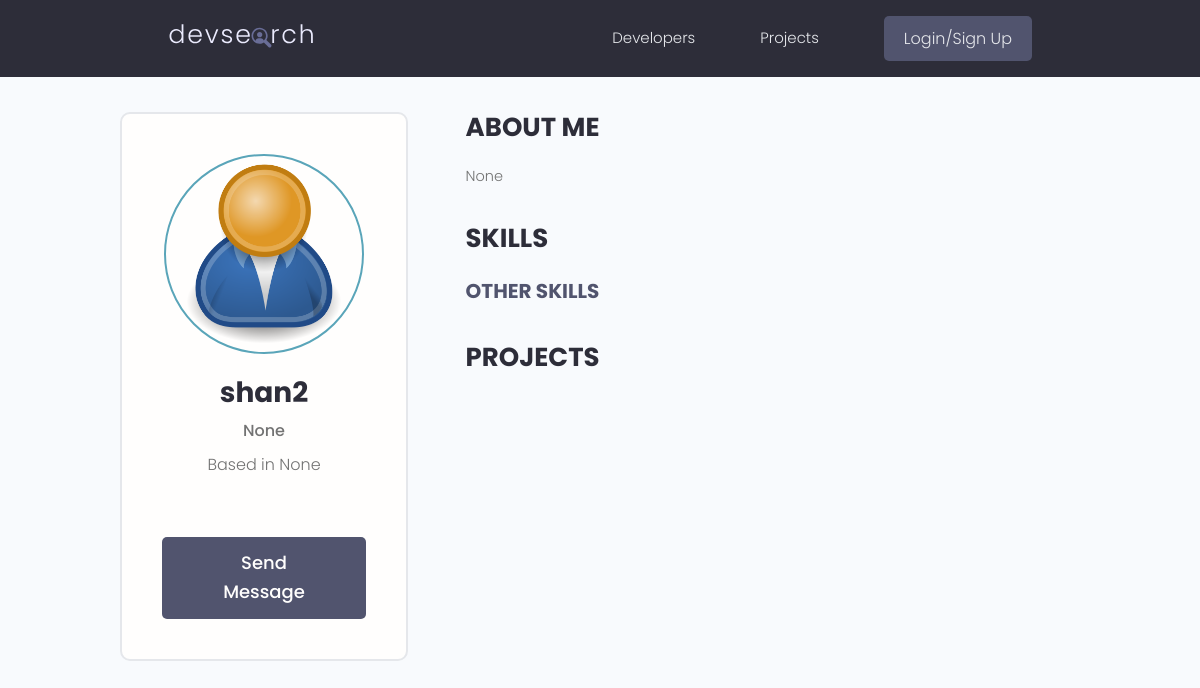
The app's page /profile/50487953-6a97-45b1-b3c8-b5f937f3de78/, older data.
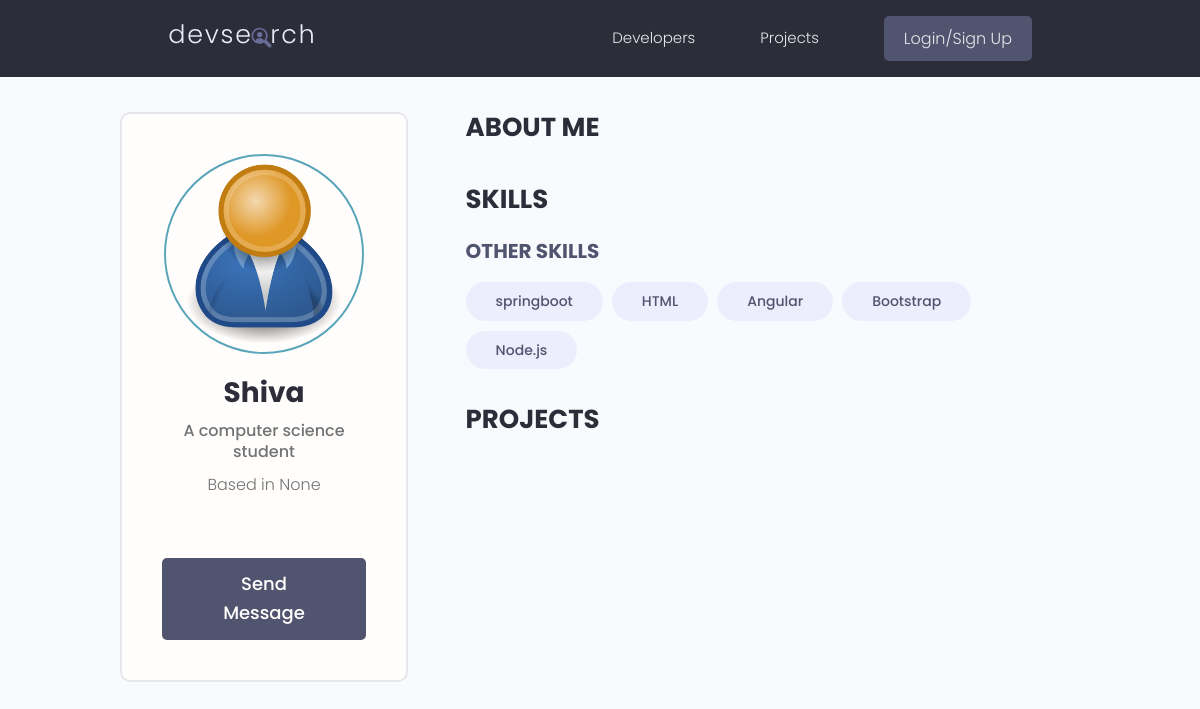
The same page, newer data.
### users/models.py (models this page shows, shortened)
class Profile(models.Model):
    user = models.OneToOneField(User,on_delete=models.CASCADE, null=True, blank=True)
    name =  models.CharField(max_length=200, null=True, blank=True)
    username =  models.CharField(max_length=200, null=True, blank=True)
    email = models.EmailField(max_length=200, null=True, blank=True)
    location =  models.CharField(max_length=200, null=True, blank=True)
    short_intro = models.CharField(max_length=200, null=True, blank=True)
    bio = models.TextField(null=True, blank=True)
    profile_image = models.ImageField(null=True, blank=True,upload_to='profiles/',default='profiles/user-default.png')
    social_github = models.CharField(max_length=200, null=True, blank=True)
    social_twitter = models.CharField(max_length=200, null=True, blank=True)
    social_linkedin = models.CharField(max_length=200, null=True, blank=True)
    social_youtube = models.CharField(max_length=200, null=True, blank=True)
    social_website = models.CharField(max_length=200, null=True, blank=True)
    created = models.DateTimeField(auto_now_add=True)
    id = models.UUIDField(default=uuid.uuid4,unique=True,primary_key=True,editable=False)
    class Meta:
        ordering = ['created']
    @property
    def imageurl(self):
        try:    url = self.profile_image.url
        except: url = ''
        return url
    class Meta:
        ordering = ['created']      #desc: ['-created']

class Skill(models.Model):
    owner = models.ForeignKey(Profile,on_delete=models.CASCADE, null=True,blank=True)
    name = models.CharField(max_length=200,null=True,blank=True)
    description = models.TextField(null=True,blank=True)
    created = models.DateTimeField(auto_now_add=True)
    id = models.UUIDField(default=uuid.uuid4,unique=True,primary_key=True,editable=False)
    def __str__(self):
        return str(self.name)

### users/views.py (the view)
# urls.py: path('profile/<str:val>/',views.getprofile,name='profile'),
def getprofile(req,val):
    prof = Profile.objects.get(id=val)
    topskills = prof.skill_set.exclude(description__exact='')
    otherskills = prof.skill_set.filter(description='')
    cntxt = {'prof':prof,'topskills':topskills,'otherskills':otherskills}
    return render(req,'users/profile.html',cntxt)

### users/templates/users/profile.html (shortened to what this page needs)
{% extends 'main.html' %}
{% block conten %}
<main class="profile my-md">
    <div class="container">
      <div class="layout">
        <div class="column column--1of3">
          <div class="card text-center">
            <div class="card__body dev">
              <img class="avatar avatar--xl" src="{{prof.imageurl}}" />
              <h2 class="dev__name">{{prof.name}}</h2>
              <p class="dev__title">{{prof.short_intro}}</p>
              <p class="dev__location">Based in {{prof.location}}</p>
              {% if prof.id != request.user.profile.id %}
              <a href="{% url 'createmessage' prof.id %}" class="btn btn--sub btn--lg">Send Message </a>
              {% endif %}
            </div>
          </div>
        </div>
        <div class="column column--2of3">
          <div class="devInfo">
            <h3 class="devInfo__title">About Me</h3>
            <p class="devInfo__about">{{prof.bio}}</p>
          </div>
          <div class="devInfo">
            <h3 class="devInfo__title">Skills</h3>
            <div class="devInfo__skills">
              <h3 class="devInfo__subtitle">Other Skills</h3>
              <div class="devInfo__otherSkills">
                {% for skill in otherskills %}
                <span class="tag tag--pill tag--sub tag--lg">
                  <small>{{skill}}</small>
                </span>
                {% endfor %}
              </div>
            </div>
          </div>
          <div class="devInfo">
            <h3 class="devInfo__title">Projects</h3>
          </div>
        </div>
      </div>
    </div>
  </main>
{% endblock conten %}

Row changes from the older to the newer data that the page shows:
changed Profile "None": name "shan2" → "Shiva"; short_intro "None" → "A computer science student"; bio "None" → (not shown)
added Skill: name "springboot"
added Skill: name "HTML"
added Skill: name "Angular"
added Skill: name "Bootstrap"
added Skill: name "Node.js"
